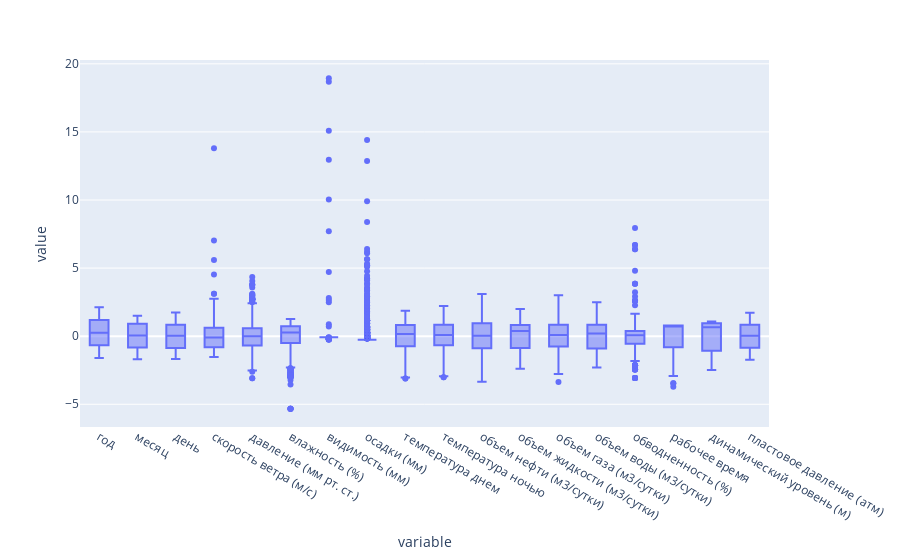

Notebook code cell kept with this figure:
### Code cell
# Построить распределение для всех числовых нормализированных переменных
figure = px.box(X_normalised)
figure.show()

### Figure 1 — Plotly figure (JSON) as saved in the notebook; plotly's stock layout.template omitted (floating-point values rounded to 4 significant figures; data arrays with more than 128 entries replaced by an {"elided": "..."} marker saying what was removed)
{"data": [{"alignmentgroup": "True", "hovertemplate": "variable=%{x}<br>value=%{y}<extra></extra>", "legendgroup": "", "marker": {"color": "#636efa"}, "name": "", "notched": false, "offsetgroup": "", "orientation": "v", "showlegend": false, "type": "box", "x": {"elided": "23670 str values"}, "x0": " ", "xaxis": "x", "y": {"elided": "23670 float values"}, "y0": " ", "yaxis": "y"}], "layout": {"boxmode": "group", "legend": {"tracegroupgap": 0}, "margin": {"t": 60}, "xaxis": {"anchor": "y", "domain": [0, 1], "title": {"text": "variable"}}, "yaxis": {"anchor": "x", "domain": [0, 1], "title": {"text": "value"}}}}
